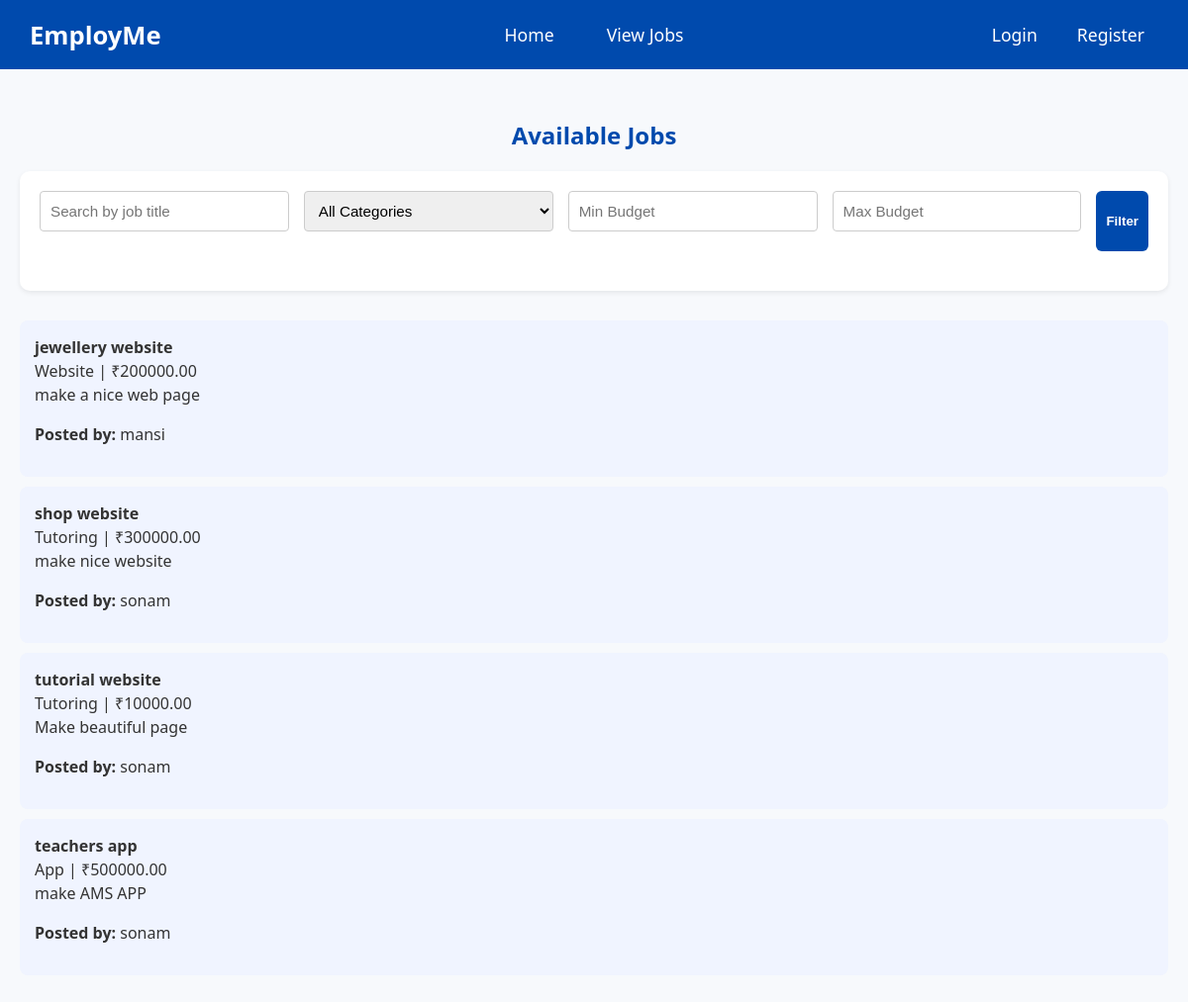
Screenshot of /jobs/ with the database file from the repository.
### app/models.py (models this page shows)
class Job(models.Model):
    CATEGORY_CHOICES = (
        ('Website', 'Website'),
        ('App', 'App'),
        ('Tutoring', 'Tutoring'),
    )
    title = models.CharField(max_length=200)
    description = models.TextField()
    category = models.CharField(max_length=100,choices=CATEGORY_CHOICES)
    budget = models.DecimalField(max_digits=10, decimal_places=2)
    posted_by = models.ForeignKey(User, on_delete=models.CASCADE)
    posted_at = models.DateTimeField(auto_now_add=True)

### app/views.py (the view)
# urls.py: path('jobs/', views.job_list, name='job_list'),
def job_list(request):
    jobs = Job.objects.all()
    if request.user.is_authenticated and hasattr(request.user, 'profile'):
        if request.user.profile.role == 'shop_owner':
            jobs = jobs.filter(posted_by=request.user)
    title = request.GET.get('title')
    category = request.GET.get('category')
    min_salary = request.GET.get('min_salary')
    max_salary = request.GET.get('max_salary')
    if title:
        jobs = jobs.filter(title__icontains=title)
    if category:
        jobs = jobs.filter(category=category)
    if min_salary:
        jobs = jobs.filter(budget__gte=min_salary)
    if max_salary:
        jobs = jobs.filter(budget__lte=max_salary)
    return render(request, 'app/job_list.html', {'jobs': jobs})

### app/templates/app/job_list.html (shortened to what this page needs)
{% extends 'app/base.html' %}
{% block content %}
<h2>Available Jobs</h2>
<form method="get">
    <div class="filters">
  <input type="text" name="title" placeholder="Search by job title" value="{{ request.GET.title }}" />
  <select name="category">
    <option value="">All Categories</option>
  </select>
  <input type="number" name="min_salary" placeholder="Min Budget" value="{{ request.GET.min_salary }}">
  <input type="number" name="max_salary" placeholder="Max Budget" value="{{ request.GET.max_salary }}">
  <button type="submit">Filter</button>
  </div>
</form>
<ul>
  {% for job in jobs %}
    <li>
      <strong>{{ job.title }}</strong><br>
      {{ job.category }} | ₹{{ job.budget }}<br>
      {{ job.description }}
      <p><strong>Posted by:</strong> {{ job.posted_by.username }}</p>
    </li>
  {% empty %}
    <li>No jobs found matching your criteria.</li>
  {% endfor %}
</ul>
{% endblock %}

### app/static/css/styles.css (style rules this page uses)
body { font-family: 'Segoe UI', sans-serif; margin: 0; padding: 0; background-color: #f7f9fc; color: #333; }
main > form { background: white; border-radius: 10px; padding: 20px; box-shadow: 0 2px 5px rgba(0,0,0,0.08); margin-bottom: 30px; }
h2 { color: #004aad; text-align: center; margin-bottom: 20px; }
form { display: flex; flex-direction: column; gap: 15px; }
input[type="text"], input[type="url"], input[type="file"], input[type="email"], input[type="password"], input[type="number"], select,textarea { width: 100%; padding: 10px 12px; margin-bottom: 20px; border: 1px solid #ccc; border-radius: 4px; box-sizing: border-box; }
button { background-color: #004aad; color: white; padding: 10px; border: none; border-radius: 6px; font-weight: bold; width: fit-content; cursor: pointer; transition: background-color 0.3s ease; }
ul { list-style-type: none; padding: 0; }
ul li { background-color: #f0f4ff; margin-bottom: 10px; padding: 15px; border-radius: 8px; line-height: 1.5; }
.filters { display: flex; flex-wrap: wrap; gap: 15px; margin-bottom: 20px; }
.filters input, .filters select { flex: 1 1 200px; padding: 10px; font-size: 0.95rem; }

### rows the page displays
Job: title "jewellery website", category "Website", budget "200000.00", description "make a nice web page", posted_by.username "mansi"
Job: title "shop website", category "Tutoring", budget "300000.00", description "make nice website", posted_by.username "sonam"
Job: title "tutorial website", category "Tutoring", budget "10000.00", description "Make beautiful page", posted_by.username "sonam"
Job: title "teachers app", category "App", budget "500000.00", description "make AMS APP", posted_by.username "sonam"
